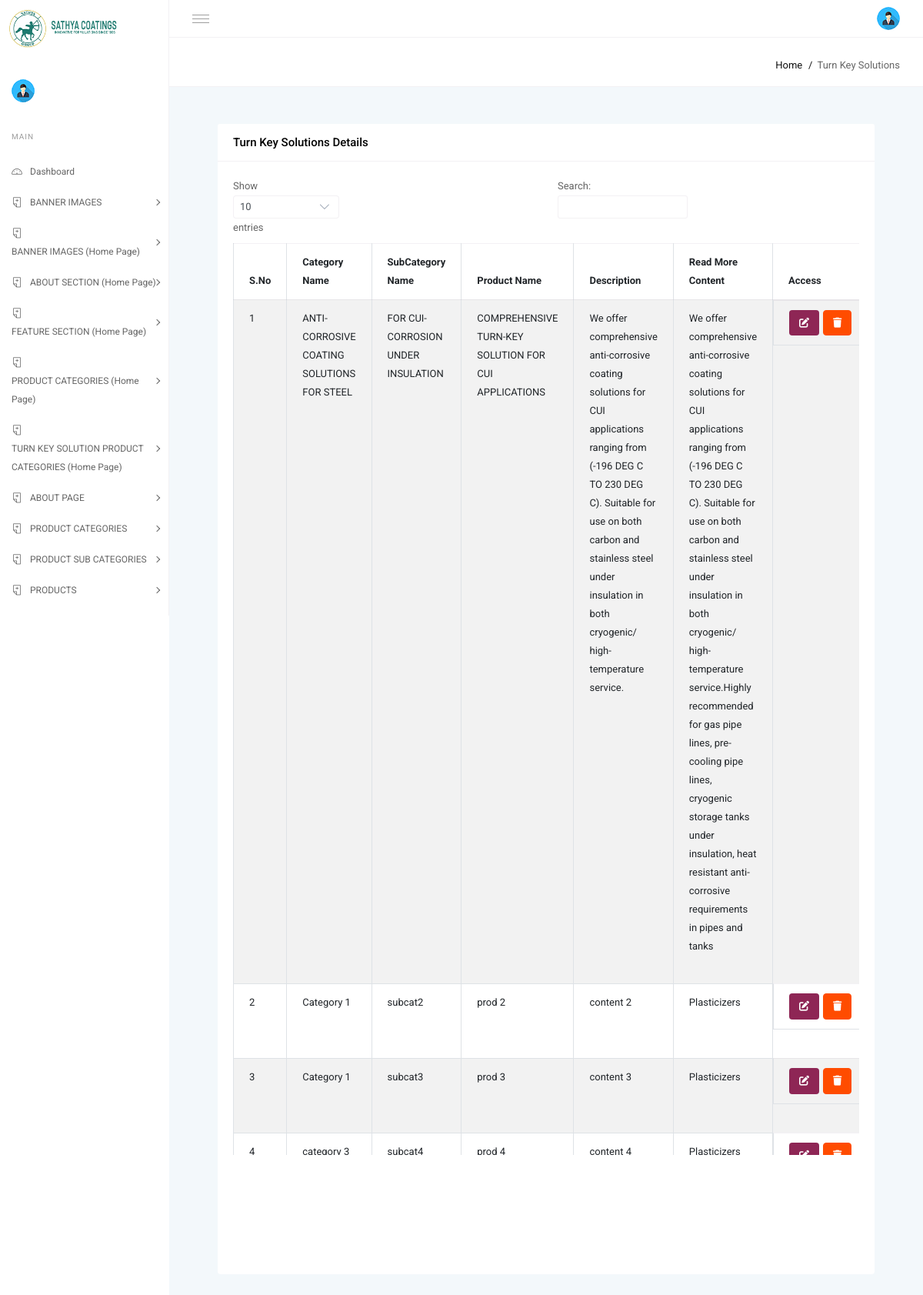
The page /sathyadb/view1.php (signed in) on the database its author committed.
### tables this page shows
CREATE TABLE `turnproducts` (
  `prod_id` int(11) NOT NULL,
  `name` varchar(255) NOT NULL,
  `description` text DEFAULT NULL,
  `read_more` text DEFAULT NULL,
  `cat_id` int(11) DEFAULT NULL,
  `cat_name` varchar(255) DEFAULT NULL,
  `subcat_id` int(11) DEFAULT NULL,
  `subcat_name` varchar(255) DEFAULT NULL
);

### sathyadb/view1.php (the view, shortened to what this page needs)
<?php include("header.php"); ?>
<div class="page-title-area">
    <div class="row align-items-center">
        <div class="col-sm-12 col-lg-12 col-md-12 col-12">
            <div class="breadcrumbs-area clearfix">
                <ul class="breadcrumbs float-right">
                    <li><a href="index.php">Home</a></li>
                    <li><span>Turn Key Solutions</span></li>
                </ul>
            </div>
        </div>
    </div>
</div>
<div class="row m-5">
    <div class="col-md-12">
        <div class="card m-b-30">
            <div class="card-header bg-white">
                <h3 class="card-title">Turn Key Solutions Details</h3>
            </div>
            <div class="card-body">
                <div class="table-responsive">
                    <table id="example" class="table table-striped table-bordered" style="width:100%">
                        <thead>
                            <tr>
                                <th>S.No</th>
                                <th>Category Name</th>
                                <th>SubCategory Name</th>
                                <th>Product Name</th>
                                <th>Description</th>
                                <th>Read More Content</th>
                                <th>Access</th>
                            </tr>
                        </thead>
                        <tbody>
                            <?php
                                    include('config.php');
                                    $productQuery = "SELECT * FROM turnproducts";
                                    $productResult = $conn->query($productQuery);
                                    if ($productResult->num_rows > 0) {
                                        $i=0;
                                        while ($row = $productResult->fetch_assoc()) {
                                            $i++;
                                            echo "<tr>";
                                            echo "<td>" . $i . "</td>";
                                            echo "<td>" . $row['cat_name'] . "</td>";
                                            echo "<td>" . $row['subcat_name'] . "</td>";
                                            echo "<td>" . $row['name'] . "</td>";
                                            echo "<td>" . $row['description'] . "</td>";
                                            $content = $row['read_more'];
                                            $contentWithoutTags = strip_tags($content);
                                            $lines = explode("\n", $contentWithoutTags);
                                            echo "<td style='white-space:pre-wrap;'>";
                                            echo htmlspecialchars($lines[0]);
                                            echo "<br>";
                                            echo "<td style='display:flex;'>
                                            <a href='update1.php?update=" . $row['prod_id'] . "' class='btn' style='margin-right:5px;background-color: #8e2655;'>
                                                        <i class='fa fa-edit' style='color: white;'></i></a>
                                            <a href='?delete=" .$row['prod_id'] . "' class='btn btn-danger'>
                                                        <i class='fa fa-trash' style='color: white;'></i></a>
                                                    </td>";
                                                echo "</tr>";
                                        }
                                    } else {
                                        echo "<tr><td colspan='4'>No products found.</td></tr>";
                                    }
                                    ?>
                        </tbody>
                    </table>
                </div>
            </div>
        </div>
    </div>
</div>
</body>
</html>

### rows shown on the page
turnproducts: cat_name "ANTI-CORROSIVE COATING SOLUTIONS FOR STEEL", subcat_name "FOR CUI- CORROSION UNDER INSULATION", name "COMPREHENSIVE TURN-KEY SOLUTION FOR CUI APPLICATIONS", description "We offer comprehensive anti-corrosive coating solutions for CUI applications ranging from (-196 DEG C TO 230 DEG C). Suitable for use on both carbon and stainless steel under insulation in both cryogenic/ high-temperature service.", read_more "We offer comprehensive anti-corrosive coating solutions for CUI applications ranging from (-196 DEG C TO 230 DEG C). Suitable for use on both carbon and stainless steel under insulation in both cryogenic/ high-temperature service.Highly recommended for gas pipe lines, pre-cooling pipe lines, cryogenic storage tanks under insulation, heat resistant anti-corrosive requirements in pipes and tanks"
turnproducts: cat_name "Category 1", subcat_name "subcat2", name "prod 2", description "content 2", read_more "Plasticizers"
turnproducts: cat_name "Category 1", subcat_name "subcat3", name "prod 3", description "content 3", read_more "Plasticizers"
turnproducts: cat_name "category 3", subcat_name "subcat4", name "prod 4", description "content 4", read_more "Plasticizers"
